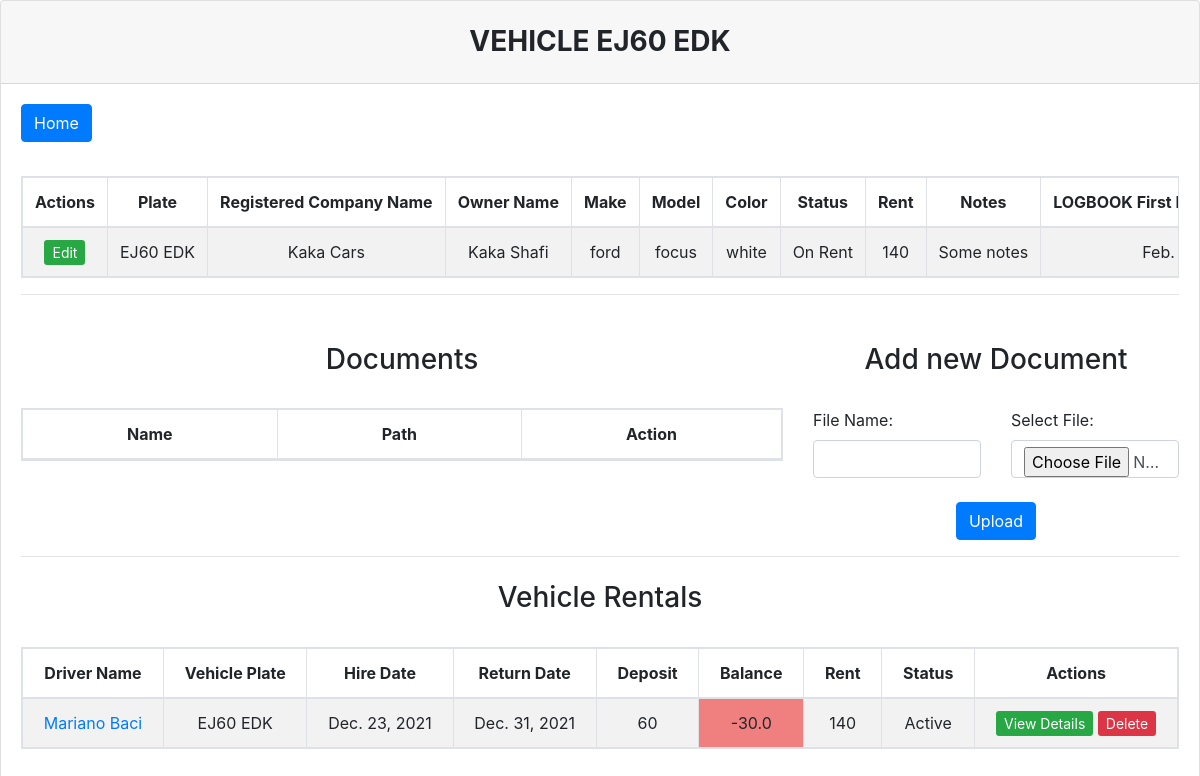
The app's page /view_vehicle/1 (signed in), older data.
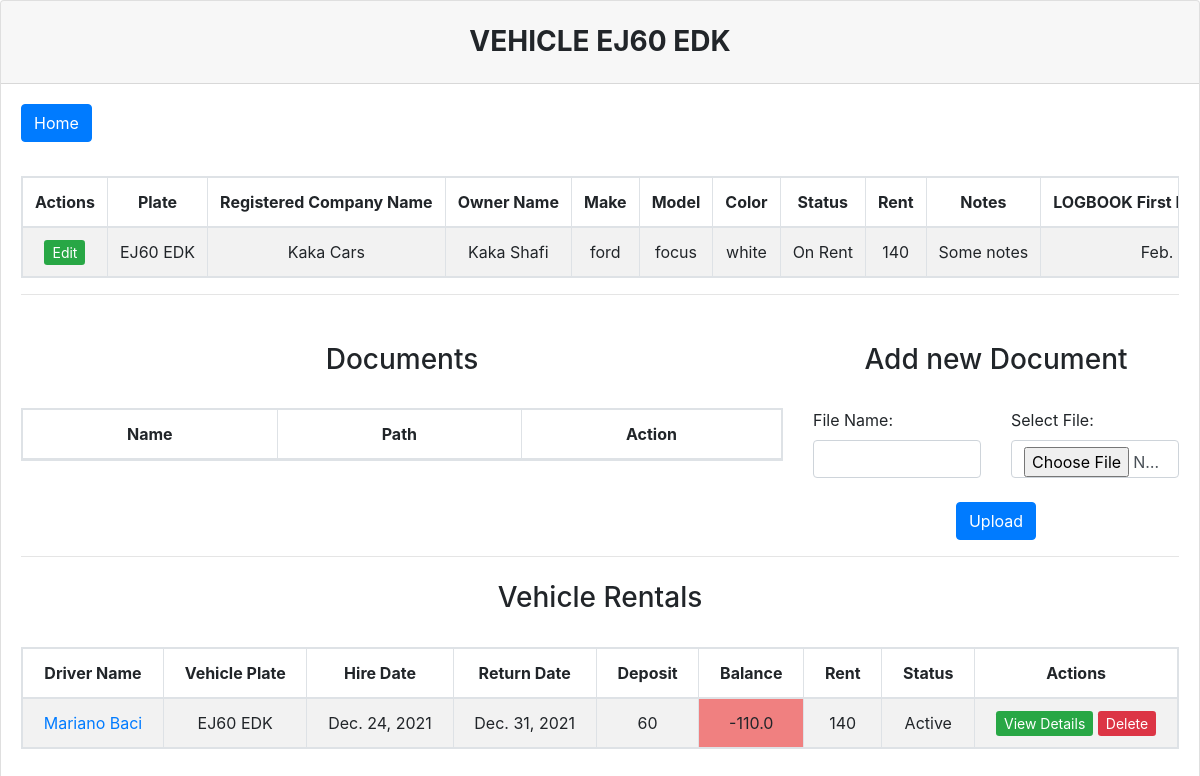
The same page, newer data.
### Manager/models.py (models this page shows)
class rental(models.Model):
    driver_id = models.IntegerField(blank=False, )
    driver_full_name = models.CharField(max_length=200, blank=False, )
    vehicle_id = models.IntegerField(blank=False, )
    vehicle_plate = models.CharField(max_length=20, blank=False, )
    hire_date = models.DateField(max_length=100, blank=False, )
    return_date = models.DateField(max_length=100, blank=False, )
    balance = models.CharField(max_length=99999, blank=False, )
    deposit = models.IntegerField(blank=False, )
    rent = models.IntegerField(blank=False, )
    STATUS = (
        ('Active', 'Active'),
        ('Inactive', 'Inactive'),
    )
    status = models.CharField(max_length=8, choices=STATUS,  blank=True, )

### Manager/views.py (the view)
# urls.py: path('view_vehicle/<int:vehicle_id>', view_vehicle, name="view_vehicle"),
@login_required(login_url="/login")
def view_vehicle(request, vehicle_id):
    update_vehicle_status()
    update_balance()
    if request.method == "POST":
        if permissions.objects.get(user=request.user.username).level1 == "Yes":
            form = vehicleDocsForm(request.POST, request.FILES)
            if form.is_valid():
                form.save()
                return redirect('view_vehicle', vehicle_id=vehicle_id)
            else:
                messages.error(request, 'Please use correct data!')
                return redirect('view_vehicle', vehicle_id=vehicle_id)
        else:
            return HttpResponse("Access Denied")
    else:
        vehicle_obj = vehicle.objects.all().filter(id=vehicle_id)
        doc_obj = vehicleDocs.objects.all().filter(vehicle_id=vehicle_id)
        rental_obj = rental.objects.all().filter(vehicle_id=vehicle_id)
        form = vehicleDocsForm
        return render(request, 'view_vehicle.html', {'vehicles':vehicle_obj, 'documents':doc_obj, 'form':form, 'rentals':rental_obj})

### Manager/views.py (called while the page is built)
def update_vehicle_status():
    vehicles_obj = vehicle.objects.all().filter(status="On Rent")
    for i in vehicles_obj:
        try:
            print(rental.objects.get(vehicle_id=i.id, status="Active"))
        except:
            i.status = "Available"
            i.save()
    vehicles_obj = vehicle.objects.all().filter(status="Available")
    for i in vehicles_obj:
        try:
            print(rental.objects.get(vehicle_id=i.id, status="Active"))
            i.status = "On Rent"
            i.save()
        except:
            pass

### Manager/templates/view_vehicle.html (shortened to what the changed rows need)
{%  load static %}
<!DOCTYPE html>
<html lang="en">
<head>
    <link rel="stylesheet" href="{% static 'css/bootstrap.css' %}">
</head>
<body>
    <div class="card">
      <div class="card-body">
        <div id="table" class="table-editable">
          <br>
          <br>
          <br>
          <table class="table table-bordered table-responsive table-striped text-center">
            <thead>
              <tr>
                <th class="text-center" style="white-space: nowrap;width: 1%;">Actions</th>
                <th class="text-center" style="white-space: nowrap;width: 1%;">Plate</th>
                <th class="text-center" style="white-space: nowrap;width: 1%;">Registered Company Name</th>
                <th class="text-center" style="white-space: nowrap;width: 1%;">Owner Name</th>
                <th class="text-center" style="white-space: nowrap;width: 1%;">Make</th>
                <th class="text-center" style="white-space: nowrap;width: 1%;">Model</th>
                <th class="text-center" style="white-space: nowrap;width: 1%;">Color</th>
                <th class="text-center" style="white-space: nowrap;width: 1%;">Status</th>
                <th class="text-center" style="white-space: nowrap;width: 1%;">Rent</th>
                <th class="text-center" style="white-space: nowrap;width: 1%;">Notes</th>
                <th class="text-center" style="white-space: nowrap;width: 1%;">LOGBOOK First Date of Registration</th>
              </tr>
            </thead>
            </table>
            <div class="row">
                <div class="col-8 col-lg-8 col-xl-8">
                    <br>
                    <br>
                    <table class="table table-bordered table-responsive table-striped text-center">
                    <thead>
                      <tr>
                        <th class="text-center" style="white-space: nowrap;width: 1%;">Name</th>
                        <th class="text-center" style="white-space: nowrap;width: 1%;">Path</th>
                        <th class="text-center" style="white-space: nowrap;width: 1%;">Action</th>
                      </tr>
                    </thead>
                    </table>
                </div>
            </div>
            <br>
          <table id="sortTable" class="table table-bordered table-responsive table-striped text-center">
            <thead>
              <tr>
                <th class="text-center" style="white-space: nowrap;width: 1%;">Driver Name</th>
                <th class="text-center" style="white-space: nowrap;width: 1%;">Vehicle Plate</th>
                <th class="text-center" style="white-space: nowrap;width: 1%;">Hire Date</th>
                <th class="text-center" style="white-space: nowrap;width: 1%;">Return Date</th>
                <th class="text-center" style="white-space: nowrap;width: 1%;">Deposit</th>
                <th class="text-center" style="white-space: nowrap;width: 1%;">Balance</th>
                <th class="text-center" style="white-space: nowrap;width: 1%;">Rent</th>
                <th class="text-center" style="white-space: nowrap;width: 1%;">Status</th>
                <th class="text-center" style="white-space: nowrap;width: 1%;">Actions</th>
              </tr>
            </thead>
            <tbody id="myTable">
                {% for rental in rentals %}
                    <tr>
                        <td class="pt-3-half" style="white-space: nowrap;width: 1%;"><a href="{% url 'view_driver' rental.driver_id %}">{{ rental.driver_full_name }}</a></td>
                        <td class="pt-3-half" style="white-space: nowrap;width: 1%;">{{ rental.vehicle_plate }}</td>
                        <td class="pt-3-half" style="white-space: nowrap;width: 1%;">{{ rental.hire_date }}</td>
                        <td class="pt-3-half" style="white-space: nowrap;width: 1%;">{{ rental.return_date }}</td>
                        <td class="pt-3-half" style="white-space: nowrap;width: 1%;">{{ rental.deposit }}</td>
                        {% if "-" in rental.balance %}
                            <td class="pt-3-half" style="white-space: nowrap;width: 1%; background-color: lightcoral">{{ rental.balance }}</td>
                        {% else %}
                            <td class="pt-3-half" style="white-space: nowrap;width: 1%; background-color: lightgreen">{{ rental.balance }}</td>
                        {% endif %}
                        <td class="pt-3-half" style="white-space: nowrap;width: 1%;">{{ rental.rent }}</td>
                        <td class="pt-3-half" style="white-space: nowrap;width: 1%;">{{ rental.status }}</td>
                        <td class="pt-3-half" style="white-space: nowrap;width: 1%;">
                            <a href="{% url 'view_rental' rental.id %}" class="btn-sm btn-success">View Details</a>
                            <a href="{% url 'delete_rental' rental.id %}" class="btn-sm btn-danger">Delete</a>
                        </td>
                      </tr>
                {% endfor %}
            </tbody>
            </table>
            </div>
          </div>
    </div>
    <link rel="stylesheet" href="https://cdn.datatables.net/1.10.22/css/dataTables.bootstrap4.min.css">
</body>
</html>

Row changes from the older to the newer data that the page shows:
changed rental "Mariano Baci": hire_date "Dec. 23, 2021" → "Dec. 24, 2021"; balance "-30.0" → "-110.0"
